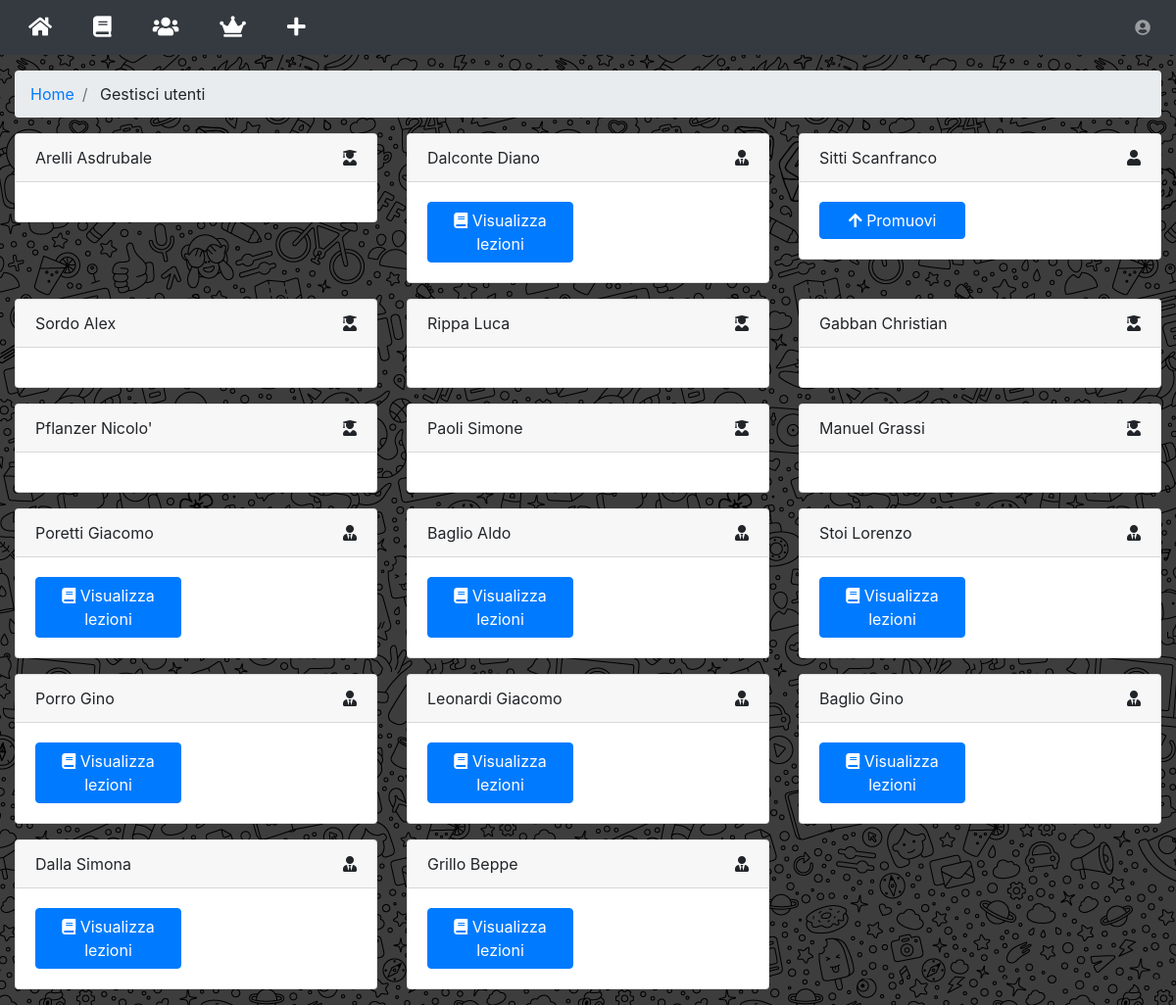
Before: /utenti/index.php (signed in) with the older database file.
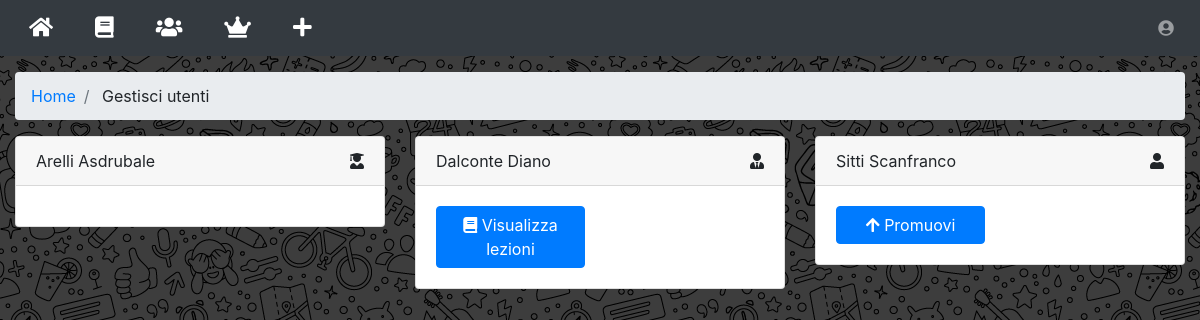
After: the same page with the newer database file.
### tables this page shows
CREATE TABLE `utenti` (
  `id` int(15) NOT NULL AUTO_INCREMENT,
  `email` varchar(100) NOT NULL,
  `password` varchar(40) NOT NULL,
  `nome` varchar(20) NOT NULL,
  `cognome` varchar(20) NOT NULL,
  `tipo` ENUM('studente', 'professore', 'admin') DEFAULT 'studente',
  `aiuti` BOOLEAN DEFAULT 1,
  `notifiche` BOOLEAN DEFAULT 1,
  PRIMARY KEY (`id`),
  UNIQUE KEY (`email`)
);

### src/connection.php (called while the page is built, shortened)
<?php
  function query($sql){
    $conn = new mysqli("localhost", "root", "", "appRendiamo");
    $tabella = array();
    $result = $conn->query($sql);
    if (isset($result->num_rows)){
      if ($result->num_rows == 0) {
        return $tabella;
      } else while($row = $result->fetch_assoc()){
        array_push($tabella, $row);
      }
      return $tabella;
    } else {
      $conn->close();
    }
  }
?>

### src/utenti/wrapper.php (the view)
<?php $utenti = query("SELECT * FROM utenti") ?>
<div class="container-fluid">
  <ol class="breadcrumb">
    <li class="breadcrumb-item">
      <a href="../home/">Home</a>
    </li>
    <li class="breadcrumb-item">
      Gestisci utenti
    </li>
  </ol>
  <div class="row">
    <?php foreach ($utenti as $utente): ?>
      <div class="col-xl-4 col-sm-12 col-md-6">
        <div class="card mb-3">
          <div class="card-header">
            <?php echo $utente['cognome'] ?>
            <?php echo $utente['nome'] ?>
            <a class="float-right">
              <?php if ($utente['tipo'] == 'admin'): ?>
                <i class="fas fa-user-graduate"></i>
              <?php elseif ($utente['tipo'] == 'professore'): ?>
                <i class="fas fa-user-tie"></i>
              <?php else: ?>
                <i class="fas fa-user"></i>
              <?php endif; ?>
            </a>
          </div>
          <div class="card-body row">
            <div class="col-6">
              <?php if ($utente['tipo'] == 'admin'): ?>
              <?php elseif ($utente['tipo'] == 'professore'): ?>
                <button class="btn btn-block btn-primary">
                  <i class="fas fa-book"></i> Visualizza lezioni
                </button>
              <?php else: ?>
                <button class="btn btn-block btn-primary">
                  <i class="fas fa-arrow-up"></i> Promuovi
                </button>
              <?php endif; ?>
            </div>
          </div>
        </div>
      </div>
    <?php endforeach; ?>
  </div>
</div>

Changed rows visible on the page:
removed utenti: cognome "Sordo", nome "Alex", tipo "admin" (drawn)
removed utenti: cognome "Rippa", nome "Luca", tipo "admin" (drawn)
removed utenti: cognome "Gabban", nome "Christian", tipo "admin" (drawn)
removed utenti: cognome "Pflanzer", nome "Nicolo'", tipo "admin" (drawn)
removed utenti: cognome "Paoli", nome "Simone", tipo "admin" (drawn)
removed utenti: cognome "Manuel", nome "Grassi", tipo "admin" (drawn)
removed utenti: cognome "Poretti", nome "Giacomo", tipo "professore" (drawn)
removed utenti: cognome "Baglio", nome "Aldo", tipo "professore" (drawn)
removed utenti: cognome "Stoi", nome "Lorenzo", tipo "professore" (drawn)
removed utenti: cognome "Porro", nome "Gino", tipo "professore" (drawn)
removed utenti: cognome "Leonardi", nome "Giacomo", tipo "professore" (drawn)
removed utenti: cognome "Baglio", nome "Gino", tipo "professore" (drawn)
removed utenti: cognome "Dalla", nome "Simona", tipo "professore" (drawn)
removed utenti: cognome "Grillo", nome "Beppe", tipo "professore" (drawn)
